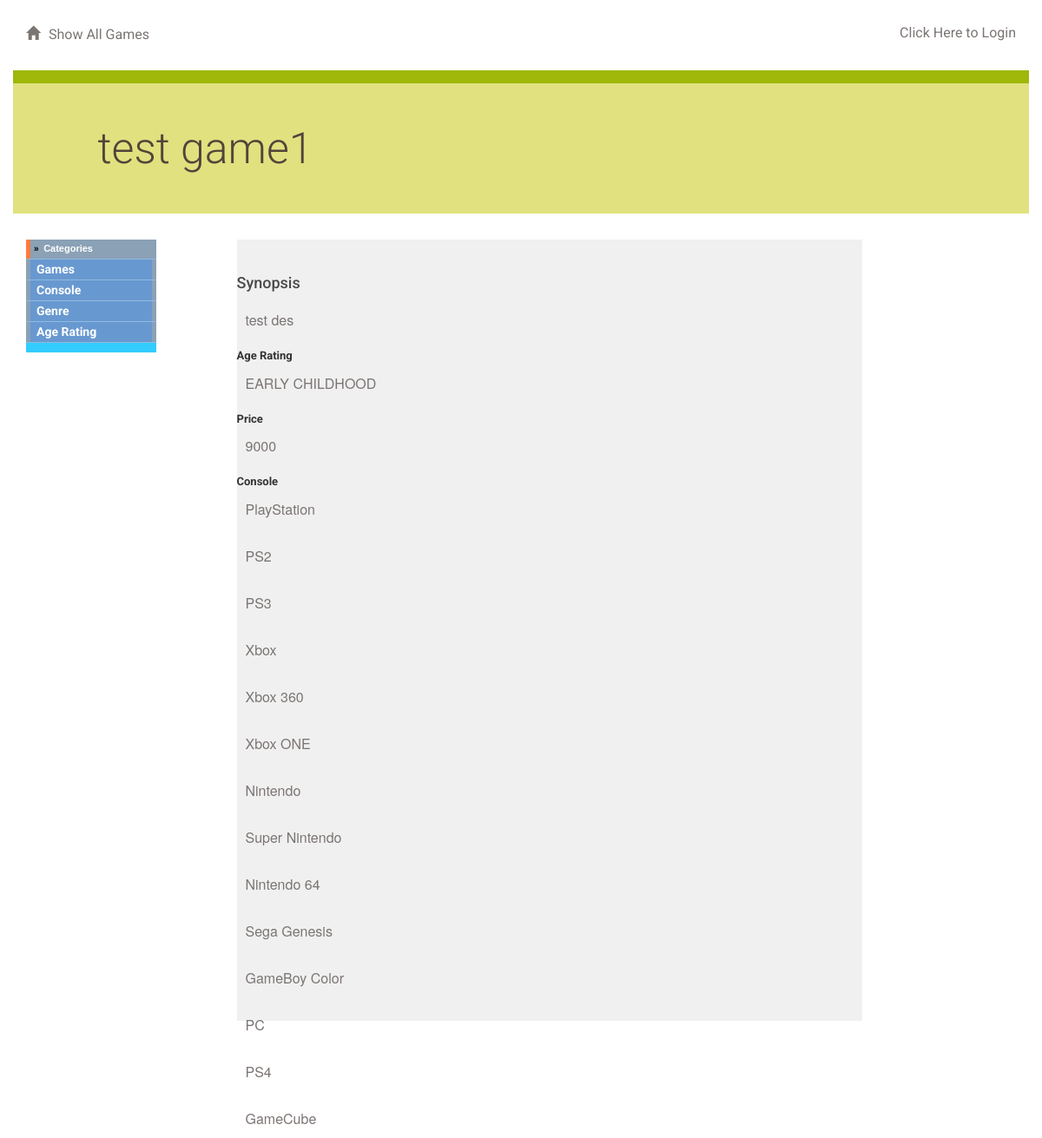
The page /games/19/details/ on the database its author committed.
### database_setup.py (models this page shows, shortened)
class Game(Base):
    __tablename__ = 'game'
    id = Column(Integer, primary_key=True)
    name = Column(String(250), nullable=False)
    description = Column(String(250), nullable=False)
    ageRating = Column(String(800))
    price = Column(String(8))
    image = Column(String(250))
    user_id = Column(Integer,ForeignKey('user.id'))
    user = relationship(User)

class Inventory(Base):
    __tablename__ = 'inventory'
    id = Column(Integer, primary_key = True)
    name = Column(String(250), nullable=False)
    game_id = Column(Integer,ForeignKey('game.id'))
    game = relationship(Game)
    console = Column(String(250), nullable=False)
    genre = Column(String(250), nullable=False)
    user_id = Column(Integer,ForeignKey('user.id'))
    user = relationship(User)

### application.py (the view, shortened to what this page needs)
@app.route('/games/<int:game_id>/')
@app.route('/games/<int:game_id>/details/')
def showGameDetails(game_id):
    game = session.query(Game).filter_by(id=game_id).one()
    inventory = session.query(Inventory).filter_by(game_id=game_id).all()
    creator = getUserInfo(game.user_id)
    if 'username' not in login_session or creator.id != login_session[
            'user_id']:
        return render_template(
            'PublicshowGameDetails.html',
            game_id=game.id,
            game=game,
            inventory=inventory,
            creator=creator)

### application.py (called while the page is built)
def getUserInfo(user_id):
    user = session.query(User).filter_by(id=user_id).one()
    return user

### templates/PublicshowGameDetails.html (shortened to what this page needs)
{% extends "main.html" %}
{% block content %}
{% include "header.html" %}
<div class="row divider green">
	<div class="col-md-12"></div>
</div>
<div class="row banner menu">
	<div class="col-md-11 col-md-offset-1 padding-none">
		<h1>{{ game.name }}
		</h1>
	</div>
</div>
<p></p>
<div id="leftcolumn">
	<div id="menu12">
		<ul>
			<li><div class="bt1"><span class="ht11">»&nbsp;</span>
				<span class="hw12">Categories</span></div></li>
				<li><a title="Games" href="{{url_for('showGames')}}">Games</a></li>
				<li><a title="Console" href="{{url_for('showConsoles')}}">Console</a></li>
				<li><a title="Genre"  href="{{url_for('showGenres')}}">Genre</a></li>
				<li><a title="Age Rating" href="{{url_for('showageRating')}}">Age Rating</a></li>
			</ul>
		</div>
	</div>
	<div class="row">
		<div class="col-md-1"></div>
		<div class="col-md-3">
			<div class="menu-item">
				<img style= "padding-top:10px; padding-left:10px;" src = {{game.image}}>
				<h3>Synopsis</h3>
				<p>{{game.description}}</p>
				Age Rating <p>{{game.ageRating}}</p>
				Price <p>{{game.price}}</p>
				Console
				{% for i in inventory %}
				<p>{{i.console}}</p>
				{% endfor %}
			</div>
		</div>
		<div class="col-md-1"></div>
	</div>
	{% endblock %}

### static/styles.css (style rules this page uses)
* { font-family: "Helvetica Neue Bold", Roboto, Helvetica, Arial, sans-serif; font-weight: 700; }
h1 { font-family: "Helvetica Neue Light", Roboto, Helvetica, Arial, sans-serif; font-size: 50px; color: #51453B; line-height: 60px; font-weight: 300; }
h3 { font-size: 18px; color: #4A4A4A; line-height: 23px; }
p { font-family: "Helvetica Neue", Roboto, Helvetica, Arial, sans-serif; font-size: 16px; color: #7B7573; line-height: 24px; font-weight: 400; }
a { font-size: 14px; color: #0093B9; line-height: 17px; }
.padding-none { padding: 0; }
.divider { height: 15px; }
.divider.green { background-color: #9FB80A; }
.banner.menu { height: 150px; background-color: #E1E17F; }
.banner h1 { margin: 45px 0; }
.menu-item { background: #F0F0F0; padding-left;10px margin: 20px; margin-left: -20px; height: 900px; width: 720px; }

### static/24393.css (style rules this page uses)
body { font-family: Verdana, Arial, Helvetica, sans-serif; font-size: 13px; color:#333 }
p { padding: 10px; }
#leftcolumn { background: #33CCFF; width: 150px; float: left; }
#menu12 { width: 150px; padding: 0 0 0 0; margin-bottom: 1em; font-size: 11px; font-weight: normal; font-family: Verdana, Lucida, Geneva, Helvetica, Arial, sans-serif; background-color: #6898d0; color: #333; }
#menu12 ul { list-style: none; margin: 0; padding: 0; border: none; }
#menu12 li { border-bottom: 1px solid #90bade; margin: 0; width: 150px; }
#menu12 li a { display: block; padding: 3px 0px 3px 0.5em; border-left: 5px solid #8AA1B6; border-right: 5px solid #8AA1B6; background-color: #6898d0; color: #fff; text-decoration: none; width: 150px; }
.bt1 { width : auto; font-family : Verdana, Arial, Helvetica, sans-serif; font-size : 10px; text-align : left; font-weight : bold; color : #ffffff; background-color : #8AA1B6; padding-top : 3px; padding-bottom : 4px; padding-left : 4px; border-left: 5px solid #FF7C3E; display : block; }
.ht11 { font-size : 10px; font-weight: bold; color : #000; font-family : Verdana, Arial, Helvetica, sans-serif; text-decoration : none; }
.hw12 { font-size : 11px; font-weight : bold; color : #ffffff; font-family : verdana, arial, helvetica, sans-serif; text-decoration : none; width: 150px; }

### rows shown on the page
Game: name "test game1", description "test des", ageRating "EARLY CHILDHOOD", price "9000"
Inventory: console "PlayStation"
Inventory: console "PS2"
Inventory: console "PS3"
Inventory: console "Xbox"
Inventory: console "Xbox 360"
Inventory: console "Xbox ONE"
Inventory: console "Nintendo"
Inventory: console "Super Nintendo"
Inventory: console "Nintendo 64"
Inventory: console "Sega Genesis"
Inventory: console "GameBoy Color"
Inventory: console "PC"
Inventory: console "PS4"
Inventory: console "GameCube"
